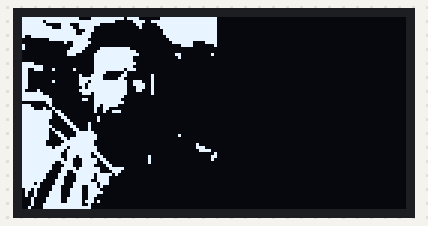
Simulated run of this sketch. Board: ESP32. Parts: 128×64 one-colour display.

Above: at 0.1 s.

The sketch:

Hugh_Jackman.ino
```cpp
#include <Wire.h>
#include <Adafruit_GFX.h>
#include <Adafruit_SSD1306.h>

#define SCREEN_WIDTH 128 // OLED display width, in pixels
#define SCREEN_HEIGHT 64 // OLED display height, in pixels

// Declaration for an SSD1306 display connected to I2C (SDA, SCL pins)
#define OLED_RESET     -1 // Reset pin # (or -1 if sharing Arduino reset pin)
#define SCREEN_ADDRESS 0x3C /// See datasheet for Address; 0x3D or 0x3C

Adafruit_SSD1306 display(SCREEN_WIDTH, SCREEN_HEIGHT, &Wire, OLED_RESET);

// PASTE GENERATED BITMAP ARRAY HERE FROM WEB TOOL : https://image2cpp.com

const unsigned char my_image_bitmap [] PROGMEM = {
	// '19de0d22-ff6f-4650-8c99-09153064c125, 128x64px
	0xff, 0xff, 0xe1, 0xff, 0xde, 0x03, 0xff, 0xff, 0x80, 0x00, 0x00, 0x00, 0x00, 0x00, 0x00, 0x00,
	0xfe, 0xff, 0xff, 0xfe, 0x07, 0x9f, 0xff, 0xff, 0x80, 0x00, 0x00, 0x00, 0x00, 0x00, 0x00, 0x00,
	0xff, 0x07, 0x1f, 0xc0, 0x03, 0x07, 0xff, 0xff, 0x80, 0x00, 0x00, 0x00, 0x00, 0x00, 0x00, 0x00,
	0xff, 0xc7, 0x9f, 0x00, 0x01, 0x03, 0xff, 0xff, 0x80, 0x00, 0x00, 0x00, 0x00, 0x00, 0x00, 0x00,
	0xff, 0xff, 0xc7, 0x00, 0x00, 0x01, 0xff, 0xff, 0x80, 0x00, 0x00, 0x00, 0x00, 0x00, 0x00, 0x00,
	0xff, 0xff, 0xce, 0x00, 0x00, 0x01, 0xff, 0xff, 0x80, 0x00, 0x00, 0x00, 0x00, 0x00, 0x00, 0x00,
	0x9f, 0xff, 0xfe, 0x00, 0x00, 0x00, 0xff, 0xff, 0x80, 0x00, 0x00, 0x00, 0x00, 0x00, 0x00, 0x00,
	0x00, 0x7f, 0xfc, 0x00, 0x00, 0x00, 0x7f, 0xff, 0x80, 0x00, 0x00, 0x00, 0x00, 0x00, 0x00, 0x00,
	0x00, 0x02, 0x7e, 0x00, 0x00, 0x00, 0x3f, 0x87, 0x80, 0x00, 0x00, 0x00, 0x00, 0x00, 0x00, 0x00,
	0x80, 0x00, 0x7c, 0x00, 0x00, 0x00, 0x07, 0x80, 0x80, 0x00, 0x00, 0x00, 0x00, 0x00, 0x00, 0x00,
	0x80, 0x00, 0xf8, 0x3f, 0xf0, 0x00, 0x00, 0x00, 0x00, 0x00, 0x00, 0x00, 0x00, 0x00, 0x00, 0x00,
	0x00, 0x01, 0xf0, 0x7f, 0xfc, 0x00, 0x00, 0x00, 0x00, 0x00, 0x00, 0x00, 0x00, 0x00, 0x00, 0x00,
	0x00, 0x01, 0xc0, 0xff, 0xfe, 0x00, 0x18, 0x01, 0x00, 0x00, 0x00, 0x00, 0x00, 0x00, 0x00, 0x00,
	0x00, 0x00, 0x00, 0xff, 0xf8, 0x00, 0x08, 0x00, 0x00, 0x00, 0x00, 0x00, 0x00, 0x00, 0x00, 0x00,
	0x00, 0x00, 0x00, 0xff, 0xf8, 0x00, 0x00, 0x00, 0x00, 0x00, 0x00, 0x00, 0x00, 0x00, 0x00, 0x00,
	0xf0, 0x00, 0x00, 0xff, 0xfc, 0x00, 0x00, 0x00, 0x00, 0x00, 0x00, 0x00, 0x00, 0x00, 0x00, 0x00,
	0xfe, 0x00, 0x00, 0xff, 0xf8, 0x00, 0x00, 0x00, 0x00, 0x00, 0x00, 0x00, 0x00, 0x00, 0x00, 0x00,
	0xce, 0x20, 0x40, 0xff, 0xdc, 0x00, 0x00, 0x00, 0x00, 0x00, 0x00, 0x00, 0x00, 0x00, 0x00, 0x00,
	0xc0, 0x00, 0x00, 0xf0, 0x20, 0x00, 0x00, 0x00, 0x00, 0x00, 0x00, 0x00, 0x00, 0x00, 0x00, 0x00,
	0xc0, 0x00, 0x11, 0xe0, 0x60, 0x10, 0x00, 0x00, 0x00, 0x00, 0x00, 0x00, 0x00, 0x00, 0x00, 0x00,
	0xc0, 0x00, 0x1f, 0xe0, 0xc0, 0x10, 0x00, 0x00, 0x00, 0x00, 0x00, 0x00, 0x00, 0x00, 0x00, 0x00,
	0xc0, 0x20, 0x1d, 0xff, 0xe7, 0x10, 0x00, 0x00, 0x00, 0x00, 0x00, 0x00, 0x00, 0x00, 0x00, 0x00,
	0xc0, 0x00, 0x1b, 0xff, 0xe7, 0x90, 0x00, 0x00, 0x00, 0x00, 0x00, 0x00, 0x00, 0x00, 0x00, 0x00,
	0xc0, 0x00, 0x0b, 0xff, 0xe3, 0x90, 0x00, 0x00, 0x00, 0x00, 0x00, 0x00, 0x00, 0x00, 0x00, 0x00,
	0x84, 0x00, 0x1f, 0xff, 0xe3, 0x10, 0x00, 0x00, 0x00, 0x00, 0x00, 0x00, 0x00, 0x00, 0x00, 0x00,
	0xfe, 0x00, 0x0e, 0xff, 0xe0, 0x10, 0x00, 0x00, 0x00, 0x00, 0x00, 0x00, 0x00, 0x00, 0x00, 0x00,
	0xff, 0x80, 0x00, 0xff, 0xc0, 0x00, 0x00, 0x00, 0x00, 0x00, 0x00, 0x00, 0x00, 0x00, 0x00, 0x00,
	0xff, 0xc0, 0x0c, 0xff, 0x80, 0x00, 0x00, 0x00, 0x00, 0x00, 0x00, 0x00, 0x00, 0x00, 0x00, 0x00,
	0x00, 0xc0, 0x00, 0xff, 0xc0, 0x00, 0x00, 0x00, 0x00, 0x00, 0x00, 0x00, 0x00, 0x00, 0x00, 0x00,
	0xe0, 0x40, 0x00, 0xdf, 0x00, 0x00, 0x00, 0x00, 0x00, 0x00, 0x00, 0x00, 0x00, 0x00, 0x00, 0x00,
	0xf1, 0x20, 0x00, 0x98, 0x00, 0x00, 0x00, 0x00, 0x00, 0x00, 0x00, 0x00, 0x00, 0x00, 0x00, 0x00,
	0xff, 0xd8, 0x00, 0x93, 0x80, 0x00, 0x00, 0x00, 0x00, 0x00, 0x00, 0x00, 0x00, 0x00, 0x00, 0x00,
	0xff, 0xcc, 0x00, 0x00, 0x00, 0x00, 0x00, 0x00, 0x00, 0x00, 0x00, 0x00, 0x00, 0x00, 0x00, 0x00,
	0xff, 0xc6, 0x00, 0x40, 0x00, 0x00, 0x00, 0x00, 0x00, 0x00, 0x00, 0x00, 0x00, 0x00, 0x00, 0x00,
	0xff, 0x83, 0x00, 0x40, 0x00, 0x00, 0x00, 0x00, 0x00, 0x00, 0x00, 0x00, 0x00, 0x00, 0x00, 0x00,
	0xff, 0x81, 0x82, 0x00, 0x00, 0x00, 0x00, 0x00, 0x00, 0x00, 0x00, 0x00, 0x00, 0x00, 0x00, 0x00,
	0xff, 0xc0, 0xc2, 0x00, 0x00, 0x00, 0x00, 0x00, 0x00, 0x00, 0x00, 0x00, 0x00, 0x00, 0x00, 0x00,
	0xff, 0xa0, 0x62, 0x00, 0x00, 0x00, 0x00, 0x00, 0x00, 0x00, 0x00, 0x00, 0x00, 0x00, 0x00, 0x00,
	0xff, 0x98, 0x3f, 0x00, 0x00, 0x00, 0x00, 0x00, 0x00, 0x00, 0x00, 0x00, 0x00, 0x00, 0x00, 0x00,
	0xff, 0x8c, 0x3f, 0x80, 0x00, 0x00, 0x08, 0x00, 0x00, 0x00, 0x00, 0x00, 0x00, 0x00, 0x00, 0x00,
	0xff, 0x86, 0xff, 0x80, 0x00, 0x00, 0x00, 0x00, 0x00, 0x00, 0x00, 0x00, 0x00, 0x00, 0x00, 0x00,
	0xff, 0x03, 0xff, 0x00, 0x00, 0x00, 0x00, 0x00, 0x00, 0x00, 0x00, 0x00, 0x00, 0x00, 0x00, 0x00,
	0xff, 0x07, 0xff, 0x00, 0x00, 0x00, 0x00, 0x20, 0x00, 0x00, 0x00, 0x00, 0x00, 0x00, 0x00, 0x00,
	0xff, 0xde, 0xff, 0x80, 0x00, 0x00, 0x00, 0x38, 0x00, 0x00, 0x00, 0x00, 0x00, 0x00, 0x00, 0x00,
	0xff, 0xfd, 0xff, 0x80, 0x00, 0x00, 0x00, 0x1e, 0x00, 0x00, 0x00, 0x00, 0x00, 0x00, 0x00, 0x00,
	0xff, 0xf9, 0xfe, 0xc0, 0x00, 0x00, 0x00, 0x00, 0x80, 0x00, 0x00, 0x00, 0x00, 0x00, 0x00, 0x00,
	0xff, 0xf9, 0xde, 0x60, 0x00, 0x20, 0x00, 0x01, 0x80, 0x00, 0x00, 0x00, 0x00, 0x00, 0x00, 0x00,
	0xff, 0xfd, 0x8f, 0xb0, 0x00, 0x20, 0x00, 0x01, 0x00, 0x00, 0x00, 0x00, 0x00, 0x00, 0x00, 0x00,
	0xff, 0xe7, 0x8f, 0x98, 0x00, 0x20, 0x00, 0x00, 0x00, 0x00, 0x00, 0x00, 0x00, 0x00, 0x00, 0x00,
	0xff, 0xc3, 0x8f, 0x0c, 0x00, 0x00, 0x00, 0x00, 0x00, 0x00, 0x00, 0x00, 0x00, 0x00, 0x00, 0x00,
	0xff, 0xc7, 0xdf, 0xc7, 0xc0, 0x00, 0x00, 0x00, 0x00, 0x00, 0x00, 0x00, 0x00, 0x00, 0x00, 0x00,
	0xff, 0x86, 0x7f, 0xc3, 0x80, 0x00, 0x00, 0x00, 0x00, 0x00, 0x00, 0x00, 0x00, 0x00, 0x00, 0x00,
	0xff, 0x0e, 0x3f, 0x7d, 0x00, 0x00, 0x00, 0x00, 0x00, 0x00, 0x00, 0x00, 0x00, 0x00, 0x00, 0x00,
	0xff, 0x0c, 0x3f, 0x78, 0x00, 0x00, 0x00, 0x00, 0x00, 0x00, 0x00, 0x00, 0x00, 0x00, 0x00, 0x00,
	0xfe, 0x1c, 0x3e, 0x78, 0x00, 0x00, 0x00, 0x00, 0x00, 0x00, 0x00, 0x00, 0x00, 0x00, 0x00, 0x00,
	0xf4, 0x1c, 0x7f, 0xb8, 0x00, 0x00, 0x00, 0x00, 0x00, 0x00, 0x00, 0x00, 0x00, 0x00, 0x00, 0x00,
	0xfc, 0x38, 0x73, 0xa0, 0x00, 0x00, 0x00, 0x00, 0x00, 0x00, 0x00, 0x00, 0x00, 0x00, 0x00, 0x00,
	0x68, 0x38, 0xf3, 0xc0, 0x00, 0x00, 0x00, 0x00, 0x00, 0x00, 0x00, 0x00, 0x00, 0x00, 0x00, 0x00,
	0x48, 0x78, 0xf3, 0xe0, 0x00, 0x00, 0x00, 0x00, 0x00, 0x00, 0x00, 0x00, 0x00, 0x00, 0x00, 0x00,
	0x48, 0x78, 0xf3, 0x80, 0x00, 0x00, 0x00, 0x00, 0x00, 0x00, 0x00, 0x00, 0x00, 0x00, 0x00, 0x00,
	0x10, 0xf9, 0xf3, 0x00, 0x00, 0x00, 0x00, 0x00, 0x00, 0x00, 0x00, 0x00, 0x00, 0x00, 0x00, 0x00,
	0x10, 0xf9, 0xf7, 0x40, 0x00, 0x00, 0x00, 0x00, 0x00, 0x00, 0x00, 0x00, 0x00, 0x00, 0x00, 0x00,
	0x11, 0xff, 0xf2, 0x00, 0x00, 0x00, 0x00, 0x00, 0x00, 0x00, 0x00, 0x00, 0x00, 0x00, 0x00, 0x00,
	0x21, 0xff, 0xfe, 0x00, 0x00, 0x00, 0x00, 0x00, 0x00, 0x00, 0x00, 0x00, 0x00, 0x00, 0x00, 0x00
};

void setup() {
  Serial.begin(115200);

  // Initialize the OLED display
  if(!display.begin(SSD1306_SWITCHCAPVCC, SCREEN_ADDRESS)) {
    Serial.println(F("SSD1306 allocation failed"));
    for(;;); // Don't proceed, loop forever
  }

  display.clearDisplay(); // Clear the buffer

  // drawBitmap(x_coordinate, y_coordinate, bitmap_array, width, height, color)
  display.drawBitmap(0, 0, my_image_bitmap, SCREEN_WIDTH, SCREEN_HEIGHT, SSD1306_WHITE);

  display.display(); // Render the buffer onto the actual screen
}

void loop() {
  // Leave empty if displaying a static image
}
```
